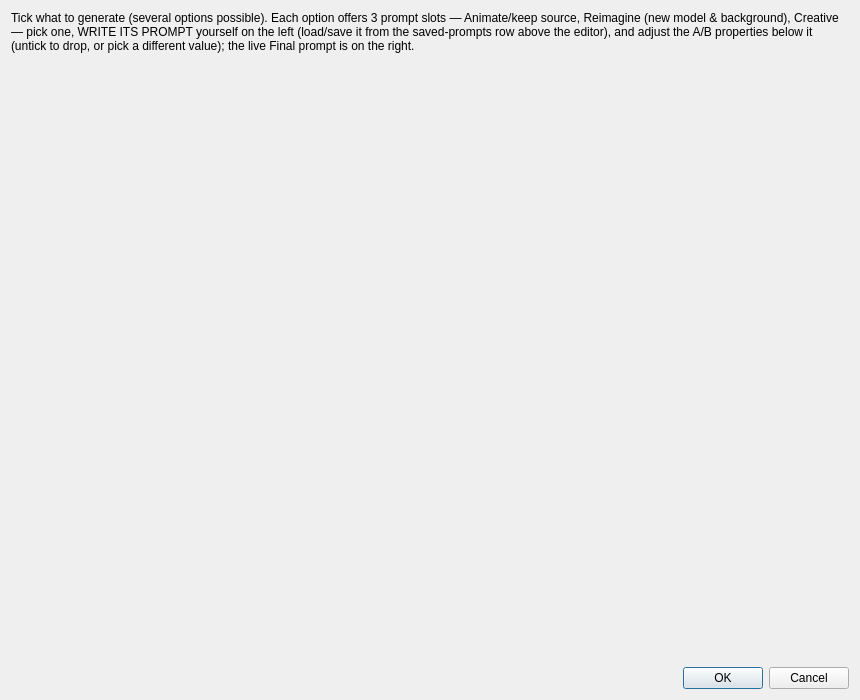
<?xml version="1.0" encoding="UTF-8"?>
<ui version="4.0">
 <class>DialogGenerationPlan</class>
 <widget class="QDialog" name="DialogGenerationPlan">
  <property name="geometry">
   <rect>
    <x>0</x>
    <y>0</y>
    <width>860</width>
    <height>700</height>
   </rect>
  </property>
  <property name="windowTitle">
   <string>Generation plan</string>
  </property>
  <layout class="QVBoxLayout" name="verticalLayout">
   <item>
    <widget class="QLabel" name="labelHint">
     <property name="text">
      <string>Tick what to generate (several options possible). Each option offers 3 prompt slots — Animate/keep source, Reimagine (new model &amp; background), Creative — pick one, WRITE ITS PROMPT yourself on the left (load/save it from the saved-prompts row above the editor), and adjust the A/B properties below it (untick to drop, or pick a different value); the live Final prompt is on the right.</string>
     </property>
     <property name="wordWrap">
      <bool>true</bool>
     </property>
    </widget>
   </item>
   <item>
    <widget class="QSplitter" name="splitterOptions">
     <property name="orientation">
      <enum>Qt::Orientation::Vertical</enum>
     </property>
     <property name="childrenCollapsible">
      <bool>false</bool>
     </property>
    </widget>
   </item>
   <item>
    <widget class="QDialogButtonBox" name="buttonBox">
     <property name="orientation">
      <enum>Qt::Orientation::Horizontal</enum>
     </property>
     <property name="standardButtons">
      <set>QDialogButtonBox::StandardButton::Cancel|QDialogButtonBox::StandardButton::Ok</set>
     </property>
    </widget>
   </item>
  </layout>
 </widget>
 <resources/>
 <connections>
  <connection>
   <sender>buttonBox</sender>
   <signal>accepted()</signal>
   <receiver>DialogGenerationPlan</receiver>
   <slot>accept()</slot>
  </connection>
  <connection>
   <sender>buttonBox</sender>
   <signal>rejected()</signal>
   <receiver>DialogGenerationPlan</receiver>
   <slot>reject()</slot>
  </connection>
 </connections>
</ui>
